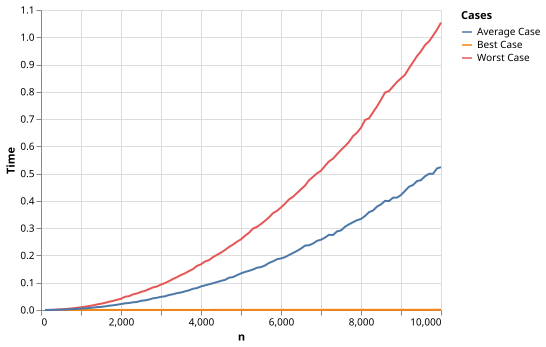

Here is the Python script that generated this plot:
"""
Estimate the time complexity of insertion sort for the best, average and worst cases.

filename: insertion_timing.py
author: Jiawei Li
date: 20/9/2020
"""

import time
import pandas as pd
from random import sample
import altair as alt

def create_lists(n):
    number_list = list(range(0, n))
    reverse_list = list(range(n, 0, -1))
    random_list = sample(range(0, n), n)
    return {"Best Case": number_list, "Worst Case": reverse_list, "Average Case": random_list}

def insertion_sort(a_list):
    for i in range(1, len(a_list)):
        while i > 0 and a_list[i] < a_list[i-1]:
            a_list[i-1], a_list[i] = a_list[i], a_list[i-1]
            i -= 1
    return a_list

def record_time():
    time_dataframe = pd.DataFrame(columns=["n", "Cases", "Time"])
    for n in range(100, 10100, 100):
        number_dict = create_lists(n)
        for item in number_dict.items():
            start = time.time()
            insertion_sort(item[1])
            end = time.time()
            time_dataframe = time_dataframe.append({"n": n, "Cases": item[0], "Time": end - start}, ignore_index=True)
    return time_dataframe

def plot_time():
    time_dataframe = record_time()
    chart = alt.Chart(time_dataframe).mark_line().encode(
            x="n:Q",
            y="Time:Q",
            color="Cases:N")
    return chart

# The shape of worst case in the plot suggests that the time complexity is non-linear and quadratic.
plot_time()
